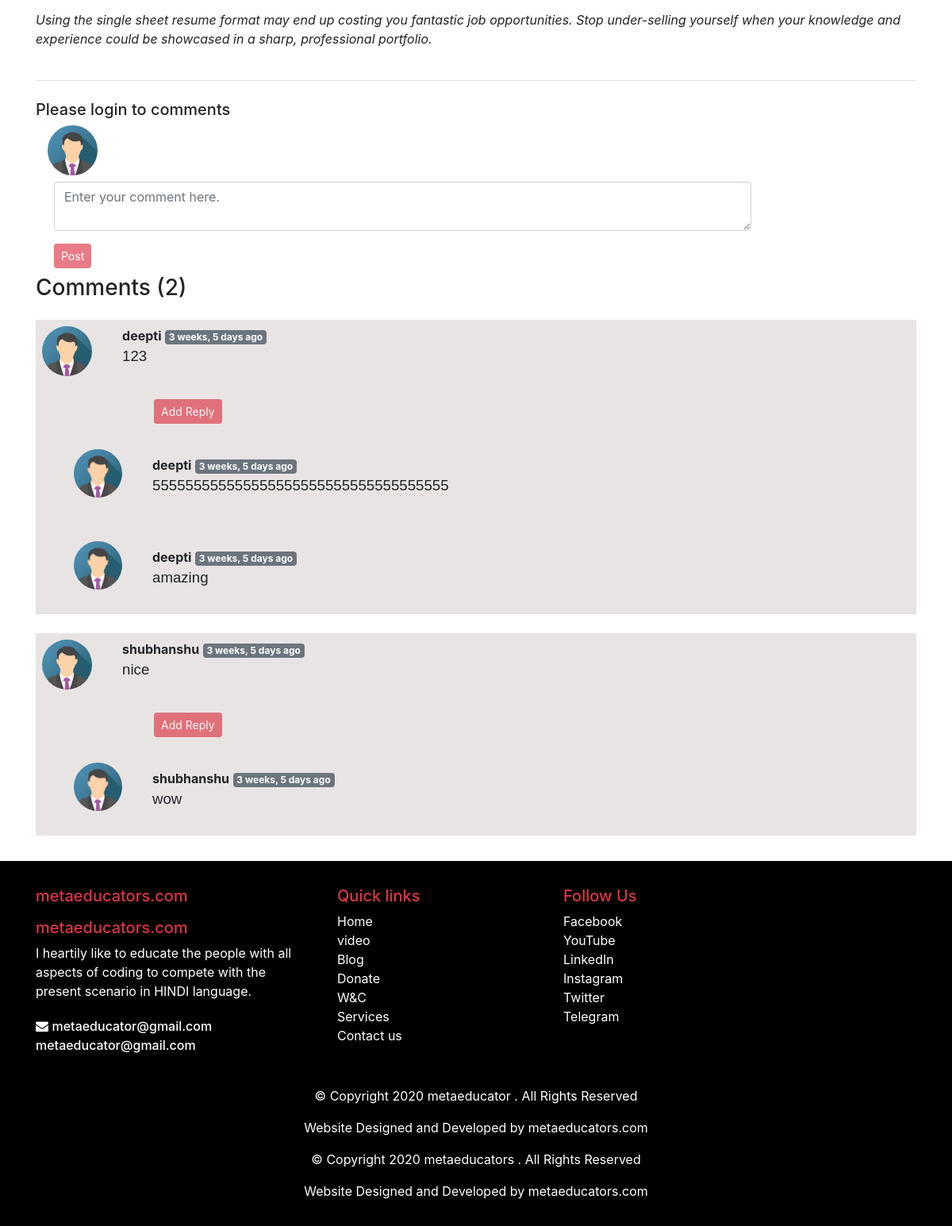
Before: /blogread/How-to-Create-a-Professional-Portfolio-and-Content (lower part) with the older database file.
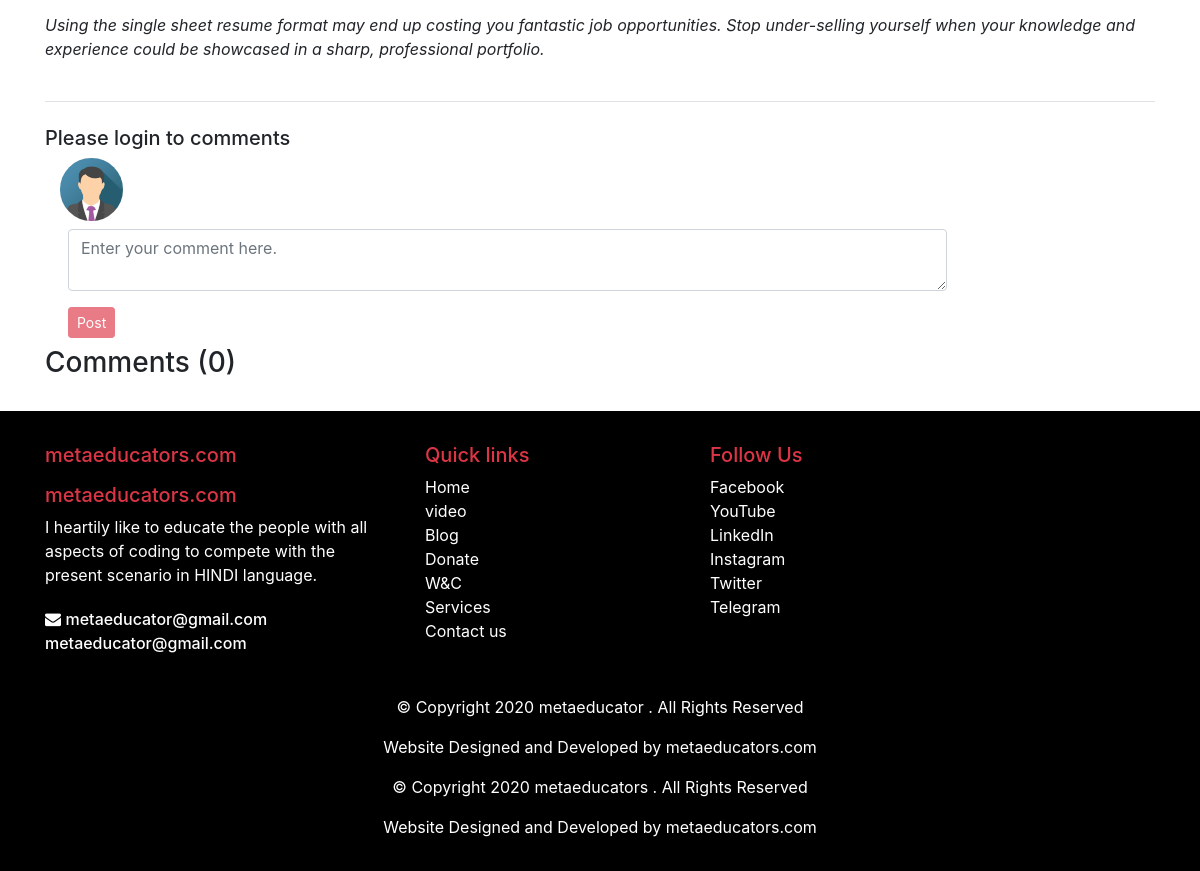
After: the same page with the newer database file.
### blog/models.py (models this page shows, shortened)
class Post(models.Model):
    sno = models.AutoField(primary_key=True)
    title = models.CharField(max_length=256)
    content = models.TextField()
    author = models.CharField(max_length=50)
    slug=models.CharField(max_length=155,unique=True)
    timeStamp=models.DateTimeField(blank=True)
    img_link=  models.CharField(max_length=5000)

class blogcomment(models.Model):
    sno = models.AutoField(primary_key=True)
    comment=models.TextField()
    user=models.ForeignKey(User, on_delete=models.CASCADE)
    post=models.ForeignKey(Post,on_delete=models.CASCADE)
    parant=models.ForeignKey('self',on_delete=models.CASCADE, null=True)
    timeStamp=models.DateTimeField(default=now)

### blog/views.py (the view)
# urls.py: path('blogread/<str:slug>', views.blogread, name='blogread'),
def blogread(request,slug):
    readpost=Post.objects.filter(slug=slug).first()
    comments=blogcomment.objects.filter(post=readpost , parant=None)
    replies=blogcomment.objects.filter(post=readpost).exclude(parant=None)
    replyDict = { }
    for reply in replies:
        if reply.parant.sno not in replyDict.keys():
            replyDict[reply.parant.sno] = [reply]
        else:
            replyDict[reply.parant.sno].append(reply)
    context={'readpost':readpost,'comments':comments,'user':request.user, 'replyDict':replyDict}
    return render(request,'blog/blogread.html',context)

### blog/templatestags/extras.py (called while the page is built)
@register.filter(name='get_val')
def get_val(dict, key):
    return dict.get(key)

### templates/blog/blogread.html (shortened to what this page needs)
{%  extends 'base.html' %}
{% block body %}
{% load extras  %}
<div role="main" class="container">
  <br>
  <div class="blog-post">
    <div class="pb-4 mb-4 font-italic border-bottom"> {{readpost.content| safe}} </div>
  </div>
    {% if user.is_authenticated %}
    <form action="/blogread/postcomment/" method="POST">
      <div class="col-sm-3 col-lg-1 col-xl-1">
        <img class="w-100 d-block mx-auto rounded-circle" src="/static/image/users.png">
      </div>
      <div class="col-md-8 col-lg-10 col-xl-10 commentContainer">
        <div class="my-2 mx-2">
          <h4> {{user.username}}</h4>
          <input type="text" class="form-control" id="comment" name="comment" required
            placeholder="Enter your comment here.">
          <input type="hidden" name="PostSno" value="{{readpost.sno}}">
          <input type="hidden" name="parantSno" value="">
        </div>
        {% csrf_token %}
        <button type="submit" class="btn btn-danger ml-2">Post</button>
      </div>
    </form>
  </div>
<div class="container">
  {% else %}
  <h5>Please login to comments</h5>
  <div class="col-sm-3 col-lg-1 col-xl-1">
    <img class="w-100 d-block mx-auto rounded-circle " src="/static/image/user.png">
  </div>
  <div class="col-md-8 col-lg-10 col-xl-10 commentContainer">
    <div class="my-2 mx-2">
      <textarea type="text" class="form-control" id="comment" name="comment"
        placeholder="Enter your comment here."></textarea>
    </div>
    <button class="btn btn-danger my-2 btn-sm ml-2" type="button" disabled> Post </button>
  </div>
  {% endif %}
  <h3>Comments ({{comments.count}})</h3>
  {% load humanize %}
  {% for comment in comments  reversed %}
  <div style="background-color:rgb(232, 228, 227);">
    <div class="row mt-4 mr-2">
      <div class="col-sm-3 col-lg-1 col-xl-1 mt-2 ml-2">
        <img class="w-100 d-block mx-auto rounded-circle" src="/static/image/user.png">
      </div>
      <div class="col-md-8 col-lg-10 col-xl-10 commentContainer">
        <div class="my-2 mx-2">
          <b>{{comment.user.username}}</b> <span
            class="badge badge-secondary">{{comment.timeStamp | naturaltime }}</span><br>
          <pre>{{comment.comment |escape |linebreaks}}</pre>
        </div>
        {% if user.is_authenticated %}
        <button class="btn btn-danger btn-sm ml-2 my-2 " type="button" data-toggle="collapse"
          data-target="#replybox{{comment.sno}}" aria-expanded="false" aria-controls="replybox{{comment.sno}}">
          Add Reply
        </button>
      </div>
    </div>
    {% else %}
    <button class="btn btn-danger my-2 btn-sm ml-5" type="button" disabled> Add Reply </button>
  </div>
</div>
{% endif %}
<div>
  <div class="reply my-2 ml-5 y-2">
    {% for reply in replyDict|get_val:comment.sno%}
    <div class="row mt-4">
      <div class="col-sm-3 col-lg-1 col-xl-1">
        <img class="w-100 d-block mx-auto rounded-circle" src="/static/image/user.png">
      </div>
      <div class="col-md-8 col-lg-10 col-xl-10 commentContainer">
        <div class="my-2 mx-2">
          <b>{{reply.user.username}}</b>
          <span class="badge badge-secondary">{{reply.timeStamp | naturaltime }}</span>
          <pre>{{reply.comment |escape |linebreaks}}</pre>
        </div>
      </div>
    </div>
    {% endfor %}
  </div>
</div>
</div>
{% endfor %}
<br>
</div>
{% endblock body %}

### templates/base.html (shortened to what this page needs)
<!doctype html>
<html lang="en">
<head>
  <link rel="stylesheet" href="https://maxcdn.bootstrapcdn.com/bootstrap/4.0.0/css/bootstrap.min.css"
>
  <link rel="stylesheet" href="https://cdnjs.cloudflare.com/ajax/libs/font-awesome/4.7.0/css/font-awesome.min.css">
  <link href="/static/css/playvideo.css" rel="stylesheet">
  {% load static %}
</head>
<body>
  {% block body %}
  {% endblock body %}
  <footer>
    <div class="text-white  mb-0" id="contact" style="padding-top: 2rem; background-color: black;">
      <div class="container text-white ">
        <div class="row">
          <div class="col-lg-4 col-sm-12 mb-4">
             <h5 class="text-danger"><a class="text-danger" href="https://www.metaeducators.com"
              target="_blank"> metaeducators.com</a></h5>
              <p>
             <h5 class="text-danger"><a class="text-danger" href="https://www.metaeducators.com" target="_blank">
                metaeducators.com</a></h5>
          <p>
              I heartily like to
              educate the people with all
              aspects of coding to compete
              with the present scenario in
              HINDI language.
            </p>
            <i class="fa fa-envelope mt-2" aria-hidden="true"></i>
            <h6 class="d-inline "><a class="text-white" href="mailto:metaeducators@gmail.com">metaeducator@gmail.com</a></h6>
            <h6 class="d-inline "><a class="text-white" href="mailto:metaeducators@gmail.com">metaeducator@gmail.com</a>
            </h6>
          </div>
          <div class="col-lg-3 col-sm-4 d-inline " style="width: 50%;">
            <h5 class="text-danger">Quick links</h5>
            <ul id="quick" class="list-unstyled">
              <li>
                <a class="text-white" href="/">Home</a>
              </li>
              <li>
                <a class="text-white" href="/playlist/">video</a>
              </li>
              <li>
                <a class="text-white" href="/bloghome/">Blog</a>
              </li>
              <li>
                <a class="text-white" href="/donate/">Donate </a>
              </li>
              <li>
                <a class="text-white" href="/W&C/">W&C </a>
              </li>
              <li>
                <a class="text-white" href="/service/">Services </a>
              </li>
              <li>
                <a class="text-white" href="/contact/">Contact us</a>
              </li>
            </ul>
          </div>
          <div class="col-lg-2 col-sm-4 " style="width: 50%;">
            <h5 class="text-danger">Follow Us</h5>
            <a class="text-white" href="https://www.facebook.com/https:/Metaeducator-109055404234838" target="_blank"
              class="d-inline">Facebook</a>
            <br>
            <a class="text-white" href="https://www.youtube.com/channel/UClqeB8qhY7k0Yaw6KIQI3dg/featured"
              target="_blank" class="d-inline">YouTube</a>
            <br>
            <a class="text-white" href="https://www.linkedin.com/in/shubhanshu-nishad-a5511b1b2" target="_blank"
              class="d-inline">LinkedIn</a>
            <br>
            <a class="text-white" href="https://www.instagram.com/metaeducator/" target="_blank"
              class="d-inline">Instagram</a>
            <br>
            <a class="text-white" href="https://www.twitter.com/metaeducator?s=09" target="_blank"
              class="d-inline">Twitter</a>
            <br>
            <a class="text-white" href="https://t.me/metaeducator" target="_blank" class="d-inline">Telegram</a>
          </div>
        </div>
        <div class="center opacity-10 py-3">
          <p class="text-center">© Copyright 2020 metaeducator . All Rights Reserved</p>
          <p class="text-center">Website Designed and Developed by <a class="text-white" href="http://www.metaeducators.com"
              target="_blank"> metaeducators.com</p></a>
          <p class="text-center">© Copyright 2020 metaeducators . All Rights Reserved</p>
          <p class="text-center">Website Designed and Developed by <a class="text-white"
              href="https://www.metaeducators.com">metaeducators.com</a> </div>
        </div>
      </div>
  </footer>
</body>
</html>

Changed rows visible on the page:
removed blogcomment: user.username "deepti", timeStamp "3 weeks, 5 days ago", comment "123", shown under "Comments (2)"
removed blogcomment: user.username "deepti", timeStamp "3 weeks, 5 days ago", comment "555555555555555555555555555555555555"
removed blogcomment: user.username "deepti", timeStamp "3 weeks, 5 days ago", comment "amazing"
removed blogcomment: user.username "shubhanshu", timeStamp "3 weeks, 5 days ago", comment "nice", shown under "Comments (2)"
removed blogcomment: user.username "shubhanshu", timeStamp "3 weeks, 5 days ago", comment "wow"
Other visible differences:
{{ comments.count }}: "2" → "0"
